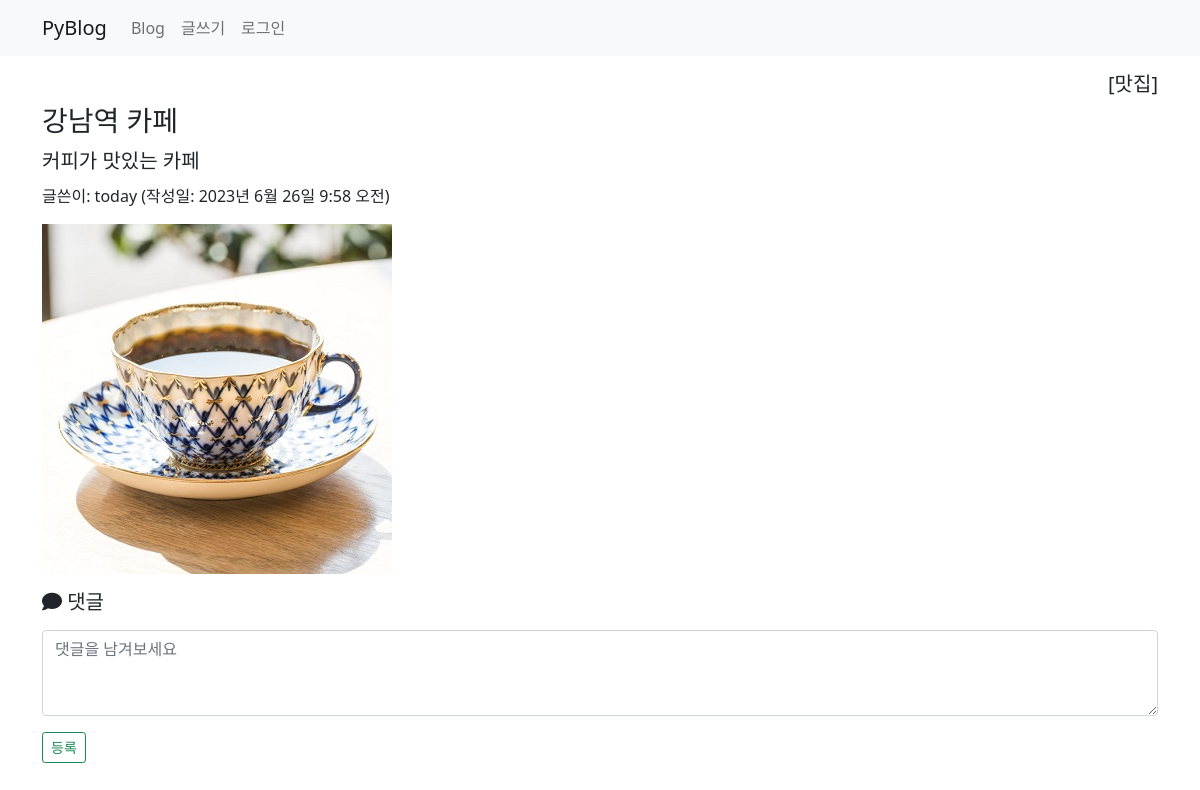
Page /blog/7/ on the committed database.
### blog/models.py (models this page shows, shortened)
class Post(models.Model):
    author = models.ForeignKey(User, on_delete=models.CASCADE)  # 글쓴이   # import
    title = models.CharField(max_length=100)    # 제목
    content = models.TextField()                # 내용
    pub_date = models.DateTimeField()           # 발행일
    modify_date = models.DateTimeField(null=True, blank=True)   # 입력 폼이 비어도 됨
    photo = models.ImageField(upload_to='blog/images/%Y/%m/%d/',    # 저장될 위치지정. 날짜별로 소문자 m이어야 달(월)
                              null=True, blank=True)    # null 허용, 파일 첨부 X일 수 있음
    file = models.FileField(upload_to='blog/files/%Y/%m/%d/',   # 파일 첨부 필드
                            null=True, blank=True)
    category = models.ForeignKey(Category, null=True, blank=True,   # 카테고리를 외래키로. 이래서 카테고리를 더 위에 적어야 함
                                 on_delete=models.SET_NULL)     # 카테고리가 삭제되어도 Null이 될 뿐 삭제되지는 않음

class Category(models.Model):
    name = models.CharField(max_length=50, unique=True)
    slug = models.SlugField(max_length=200, unique=True, allow_unicode=True)
    def __str__(self):
        return self.name
    class Meta:
        ordering = ['name']     # 이름순 정렬
        verbose_name = 'category'
        verbose_name_plural = 'categories'  # 여러개일때는 문법적으로 복수형으로, 안붙이면 그냥 categorys가 됨

### blog/views.py (the view)
# urls.py: path('<int:post_id>/', views.detail, name='detail'),            # 상세페이지
def detail(request, post_id):
    post = Post.objects.get(id=post_id)
    categories = Category.objects.all()     # 카테고리 추가
    context = {'post': post, 'categories': categories,
               }
    return render(request, 'blog/detail.html', context)

### templates/blog/detail.html (shortened to what this page needs)
{% extends 'base.html' %}
{% block content %}
        <section id="detail">
            {% if post.category %}
            <h5 class="text-end">[{{ post.category }}]</h5>
            {% endif %}
            <h3>{{ post.title }}</h3>
            <h5 style="white-space: pre-line; line-height: 1.5">{{ post.content }}</h5>
            <p>
                글쓴이: {{ post.author }} (작성일: {{ post.pub_date }})
            </p>
            {% if post.photo %}
                <img src="{{ post.photo.url }}">
            {% endif %}
            <div class="mt-3">
                <h5><i class="fa-solid fa-comment"></i> 댓글</h5>
            </div>
            <div>
                <form action="{% url 'blog:comment_create' post.id %}" method="post">
                    <div class="form-group">
                        <textarea name="content" rows="3" placeholder="댓글을 남겨보세요"
                                  class="form-control my-3" required></textarea>
                        <button type="submit" class="btn btn-sm btn-outline-success">등록</button>
                    </div>
                </form>
            </div>
        </section>
{% endblock %}

### rows in the picture
Post: category "맛집", title "강남역 카페", content "커피가 맛있는 카페", author "today", pub_date "2023년 6월 26일 9:58 오전", photo (picture)
